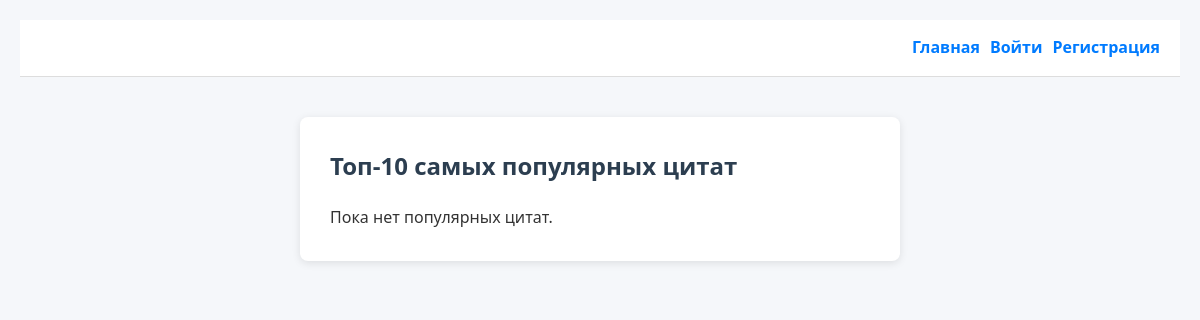
Before: /popular/ with the older database file.
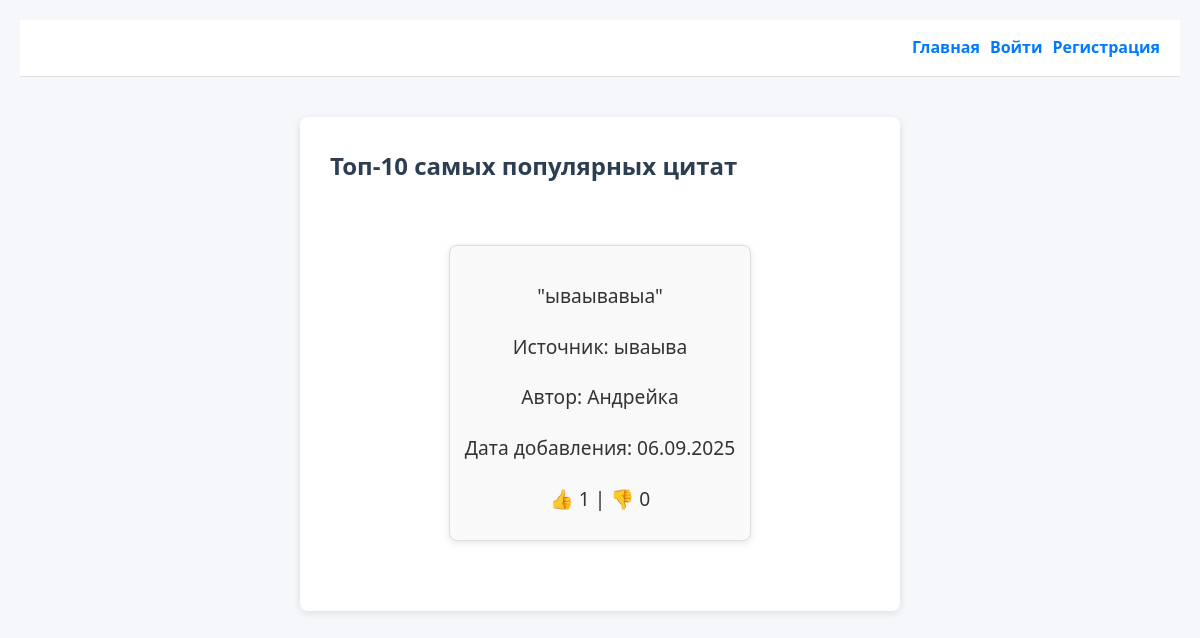
After: the same page with the newer database file.
### app_quote/models.py (models this page shows, shortened)
class Quote(models.Model):
    source = models.CharField(max_length=100)
    text = models.TextField()
    weight = models.PositiveIntegerField(default=1, verbose_name='Вес')
    author = models.ForeignKey(
        User, on_delete=models.CASCADE, verbose_name='Автор'
    )
    created_at = models.DateTimeField(auto_now_add=True)
    class Meta:
        constraints = [
            models.UniqueConstraint(
                fields=['text'],
                name='unique_text',
                violation_error_message="Цитата уже существует для этого источника"
            ),
            models.CheckConstraint(
                check=~models.Q(source=''),
                name='non_empty_source',
                violation_error_message="Источник не может быть пустым"
            ),
        ]
    def dislike_count(self):
        return self.vote_set.filter(is_like=False).count()

### app_quote/views.py (the view)
# urls.py: path('popular/', popular_quotes, name='popular_quotes'),
def popular_quotes(request):
    quotes = Quote.objects.annotate(
        like_count=Count('vote', filter=Q(vote__is_like=True))
    ).order_by('-like_count')
    context = {
        'quotes': quotes,
    }
    return render(request, 'popular.html', context)

### app_quote/templates/popular.html (shortened to what this page needs)
{% extends "base.html" %}
{% block content %}
  <h2>Топ-10 самых популярных цитат</h2>
  {% if quotes %}
    <div class="popular-quotes-list">
      {% for quote in quotes %}
        <div class="quote-card">
          <p>"{{ quote.text }}"</p>
          <p>Источник: {{ quote.source }}</p>
          <p>Автор: {{ quote.author.username }}</p>
          <p>Дата добавления: {{ quote.created_at|date:"d.m.Y" }}</p>
          <p>👍 {{ quote.like_count }} | 👎 {{ quote.dislike_count }}</p>
        </div>
      {% endfor %}
    </div>
  {% else %}
    <p>Пока нет популярных цитат.</p>
  {% endif %}
{% endblock %}

### app_quote/templates/base.html (shortened to what this page needs)
<!DOCTYPE html>
<html lang="ru">
<head>
    {% load static %}
    <link rel="stylesheet" href="{% static 'main.css' %}">
</head>
<body>
    <header>
        <div class="header-right">
            {% if user.is_authenticated %}
                <form action="{% url 'logout' %}" method="post" style="display: inline;">
                    {% csrf_token %}
                    <button type="submit" style="background: none; border: none; color: #007bff; cursor: pointer;">Выйти</button>
                </form>
            {% else %}
                <a href="{% url 'home' %}">Главная</a>
                <a href="{% url 'login' %}">Войти</a>
                <a href="{% url 'register' %}">Регистрация</a>
            {% endif %}
        </div>
    </header>
    <main>
        {% block content %}{% endblock %}
    </main>
</body>
</html>

### app_quote/static/main.css (style rules this page uses)
* { box-sizing: border-box; margin: 0; padding: 0; }
body { font-family: 'Segoe UI', Tahoma, Geneva, Verdana, sans-serif; background-color: #f5f7fa; color: #333; line-height: 1.6; padding: 20px; }
header { background-color: #ffffff; padding: 15px 20px; border-bottom: 1px solid #ddd; display: flex; justify-content: space-between; align-items: center; flex-wrap: wrap; }
.header-left, .header-right, .header-center { display: flex; align-items: center; }
.header-right { margin-left: 10px; grid-row: auto; }
header a { text-decoration: none; color: #007bff; font-weight: bold; margin-left: 10px; }
main { max-width: 600px; margin: 40px auto; background: #fff; padding: 30px; border-radius: 8px; box-shadow: 0 2px 8px rgba(0, 0, 0, 0.1); }
h2 { margin-bottom: 20px; color: #2c3e50; }
p { margin-top: 20px; }
a { color: #007bff; text-decoration: none; }
.quote-card { max-width: 600px; margin: 40px auto; background: #fff; padding: 30px; border-radius: 8px; box-shadow: 0 2px 8px rgba(0, 0, 0, 0.1); text-align: center; }
.quote-card p { font-size: 1.2rem; margin-bottom: 10px; }
.popular-quotes-list { display: flex; flex-direction: column; gap: 20px; }
.quote-card { border: 1px solid #ddd; padding: 15px; border-radius: 8px; background-color: #f9f9f9; }

Changed rows visible on the page:
added Quote: text "ываывавыа", source "ываыва", author.username "Андрейка", created_at "06.09.2025", like_count "1", dislike_count "0"
Other visible differences:
text no longer shown: "Пока нет популярных цитат."
